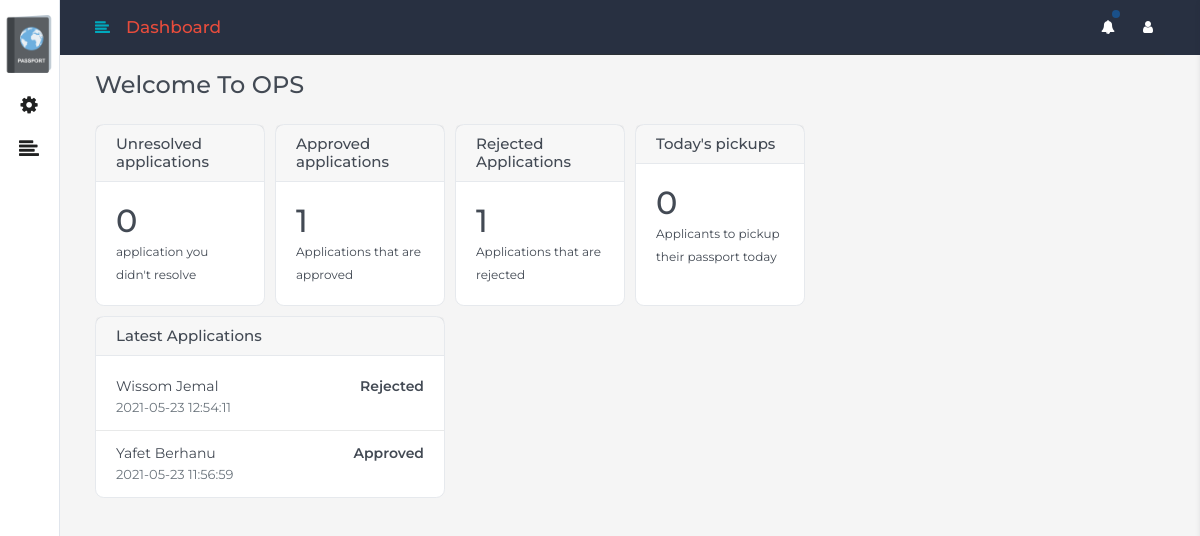
The page /admin-panel.php (signed in) on the database its author committed.
### tables this page shows
CREATE TABLE `application` (
  `applicantId` int(11) NOT NULL,
  `requestType` varchar(25) NOT NULL,
  `pageNum` int(2) NOT NULL,
  `scheduleDate` date NOT NULL,
  `scheduleTime` int(1) NOT NULL,
  `applicationNum` varchar(61) NOT NULL,
  `confirmationNum` char(7) NOT NULL,
  `paymentCode` varchar(9) NOT NULL,
  `applicationDate` datetime NOT NULL,
  `status` int(1) NOT NULL
);

CREATE TABLE `personaldetail` (
  `applicationId` int(11) NOT NULL,
  `firstName` varchar(50) NOT NULL,
  `fatherName` varchar(50) NOT NULL,
  `grandfatherName` varchar(50) NOT NULL,
  `amharicFname` varchar(255) NOT NULL,
  `amharicFfname` varchar(255) NOT NULL,
  `amharicGfname` varchar(255) NOT NULL,
  `birthDate` date NOT NULL,
  `nationality` varchar(50) NOT NULL,
  `phoneNum` varchar(13) NOT NULL,
  `email` varchar(50) NOT NULL,
  `birthPlace` varchar(50) NOT NULL,
  `occupation` varchar(50) NOT NULL,
  `gender` char(1) NOT NULL,
  `hairColor` varchar(25) NOT NULL,
  `eyeColor` varchar(25) NOT NULL,
  `height` int(3) NOT NULL,
  `martialStatus` varchar(15) NOT NULL
);

### admin-panel.php (the view, shortened to what this page needs)
<?php
include('config.php');
$urQuery="SELECT * FROM application WHERE status=0";
$tempResult=mysqli_query($con,$urQuery) or  die("Some error occured!");
$numUr=mysqli_num_rows($tempResult);
$apQuery="SELECT * FROM application WHERE status=1";
$tempResult=mysqli_query($con,$apQuery) or die("Some error occured!");
$numAp=mysqli_num_rows($tempResult);
$rjQuery="SELECT * FROM application WHERE status=-1";
$tempResult=mysqli_query($con,$rjQuery) or  die("Some error occured!");
$numRj=mysqli_num_rows($tempResult);
$pkQuery="SELECT * FROM application WHERE scheduleDate='".date('y-m-d')."' and status=1";
$tempResult=mysqli_query($con,$pkQuery) or die("Some error occured!");
$numPk=mysqli_num_rows($tempResult);
?>
<!doctype html>
<html lang="en" dir="ltr">
<head>
<link rel="stylesheet" href="assets/plugins/bootstrap/css/bootstrap.min.css" />
<link rel="stylesheet" href="https://cdnjs.cloudflare.com/ajax/libs/font-awesome/4.7.0/css/font-awesome.min.css">
<link rel="stylesheet" href="assets/plugins/charts-c3/c3.min.css"/>
<link rel="stylesheet" href="assets/css/main.css"/>
<link rel="stylesheet" href="assets/css/theme1.css"/>
</head>
<body class="font-montserrat">
<div id="main_content">
    <div id="header_top" class="header_top">
        <div class="container">
            <div class="hleft">
				<a class="header-brand" href="admin-panel.php"><img src='passport.png'></a>
                <div class="dropdown">
                    <a href="javascript:void(0)" class="nav-link icon settingbar"><i class="fa fa-gear fa-spin" data-toggle="tooltip" data-placement="right" title="Settings"></i></a>
                    <a href="javascript:void(0)" class="nav-link icon menu_toggle"><i class="fa  fa-align-left"></i></a>
                </div>
            </div>
        </div>
    </div>
    <div class="page">
        <div id="page_top" class="section-body top_dark">
            <div class="container-fluid">
                <div class="page-header">
                    <div class="left">
                        <a href="javascript:void(0)" class="icon menu_toggle mr-3"><i class="fa  fa-align-left"></i></a>
                        <h1 class="page-title">Dashboard</h1>
                    </div>
                    <div class="right">
                        <div class="notification d-flex">
                            <div class="dropdown d-flex">
                                  <a class="nav-link icon d-none d-md-flex btn btn-default btn-icon ml-2"  data-toggle="dropdown"  onclick='callPhp();'><i class="fa fa-bell"></i><span class="badge badge-primary nav-unread"><?php if($notification>0){echo $notification;}?></span></a>
                            </div>
                            <div class="dropdown d-flex">
                                <a class="nav-link icon d-none d-md-flex btn btn-default btn-icon ml-2" data-toggle="dropdown"><i class="fa fa-user"></i></a>
                            </div>
                        </div>
                    </div>
                </div>
            </div>
        </div>
        <div class="section-body mt-3">
            <div class="container-fluid">
                <div class="row clearfix">
                    <div class="col-lg-12">
                        <div class="mb-4">
                            <h4>Welcome To OPS</h4>
                        </div>
                    </div>
                </div>
                <div class="row clearfix row-deck">
                    <div class="col-xl-2 col-lg-4 col-md-6">
                        <div class="card">
                            <div class="card-header">
                                <h3 class="card-title">Unresolved applications</h3>
                            </div>
                            <div class="card-body">
                                <h5 class="number mb-0 font-32 counter"><?php echo $numUr?></h5>
                                <span class="font-12">application you didn't resolve</span>
                            </div>
                        </div>
                    </div>
                    <div class="col-xl-2 col-lg-4 col-md-6">
                        <div class="card">
                            <div class="card-header">
                                <h3 class="card-title">Approved applications</h3>
                            </div>
                            <div class="card-body">
                                <h5 class="number mb-0 font-32 counter"><?php echo $numAp?></h5>
                                <span class="font-12">Applications that are approved</span>
                            </div>
                        </div>
                    </div>
                    <div class="col-xl-2 col-lg-4 col-md-6">
                        <div class="card">
                            <div class="card-header">
                                <h3 class="card-title">Rejected Applications</h3>
                            </div>
                            <div class="card-body">
                                <h5 class="number mb-0 font-32 counter"><?php echo $numRj?></h5>
                                <span class="font-12">Applications that are rejected</span>
                            </div>
                        </div>
                    </div>
					<div class="col-xl-2 col-lg-4 col-md-6">
                        <div class="card">
                            <div class="card-header">
                                <h3 class="card-title">Today's pickups</h3>
                            </div>
                            <div class="card-body">
                                <h5 class="number mb-0 font-32 counter"><?php echo $numPk?></h5>
                                <span class="font-12">Applicants to pickup their passport today</span>
                            </div>
                        </div>
                    </div>
                </div>
            </div>
        </div>
        <div class="section-body">
            <div class="container-fluid">
                <div class="row clearfix row-deck">
                    <div class="col-xl-4 col-lg-12 col-md-12">
                        <div class="card">
                            <div class="card-header">
                                <h3 class="card-title">Latest Applications</h3>
                            </div>
                            <table class="table card-table mt-2">
                                <tbody>
                                      <?php
                                      $idQuery="SELECT applicantId,applicationDate,status FROM application ORDER BY applicationDate DESC LIMIT 10";
                                      $result=mysqli_query($con,$idQuery) or  die("Some error occured!");
                                      while($row=mysqli_fetch_assoc($result)){
                                        if($row['status']==='1'){
                                          $status='Approved';
                                        }else if($row['status']==='0'){
                                            $status='Unresolved';
                                        }else{
                                           $status='Rejected';
                                        }
                                        $lpQuery="SELECT firstName,fatherName FROM personaldetail WHERE applicationId=".$row['applicantId'];
                                        $tempResult=mysqli_query($con,$lpQuery) or  die("Some error occured!");
                                        $latestApplicants=mysqli_fetch_assoc($tempResult) or  die("Some error occured!");
                                        echo
                                        "<tr>
                                          <td>
                                              <p class='mb-0 d-flex justify-content-between'><span>".$latestApplicants['firstName']." ".$latestApplicants['fatherName']."</span> <strong>".$status."</strong></p>
                                              <span class='text-muted font-13'>".$row['applicationDate']."</span>
                                          </td>
                                          </tr>";
                                      }
                                      ?>
                                </tbody>
                            </table>
                        </div>
                    </div>
                    </div>
                </div>
        </div>
    </div>
</div>
</body>
</html>

### assets/css/theme1.css (style rules this page uses)
a,.btn-link { color:#00A9BD }
.text-green,.text-info,.text-success,.text-danger,.text-primary,.text-warning,.mail-star.active,.page-title { color:#E74C3C !important }
.badge-primary { background-color:#1A5089 }
body { background-color:#f5f5f5 }
.page-header { border-color:#fff }
.page .section-white,.page .section-body { background:#f5f5f5 }
#header_top .nav-link { color:#202121 }
.card { background-color:#fff }
.top_dark { background-color:#283041 !important }
@media only screen and (max-width: 1200px) { .header_top>.container { border-right:1px solid rgba(255,255,255,0.07) } }

### rows shown on the page
application: applicantId.firstName "Wissom", applicantId.fatherName "Jemal", status "Rejected", applicationDate "2021-05-23 12:54:11"
application: applicantId.firstName "Yafet", applicantId.fatherName "Berhanu", status "Approved", applicationDate "2021-05-23 11:56:59"

### other values the page prints
$numUr "0"
$numAp "1"
$numRj "1"
$numPk "0"
